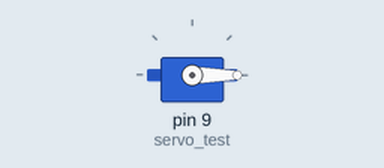
A sketch run on a simulated Arduino Uno, built with avr-gcc and run on an emulated ATmega328P. Shown: servo.

Above: at 0.05 s.
At 8.35 s:
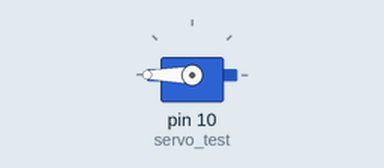
Timing chart, 0 to 10.9 s (numbered marks = the images above):
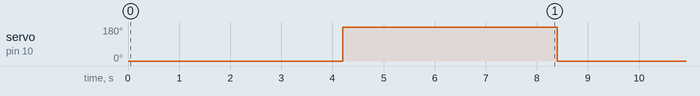

The sketch:

sketch_may04b.ino
```cpp
#include         <Servo.h>

 Servo servo_test;      //initialize a servo object for the connected servo

 int angle = 0;
     // initialize the A0analog pin for potentiometer

 int pin=9;
 void setup()
 {
     // attach the signal pin of servo to pin9 of arduino
     servo_test.attach(9);
 }

 void loop()
 {
  servo_test.attach(9);
  servo_test.write(angle);                   //command to rotate the servo to the specified angle
  delay(198);
  servo_test.attach(10);
  delay(4000);
  servo_test.attach(9);
  servo_test.write(187.5);                   //command to rotate the servo to the specified angle
  delay(200);
  servo_test.attach(10);
  delay(4000);


 }
```

Measured:
- by itself, servo on pin 10 (servo_test): alternates 180° for 4.2 s and 0° for 4.2 s
